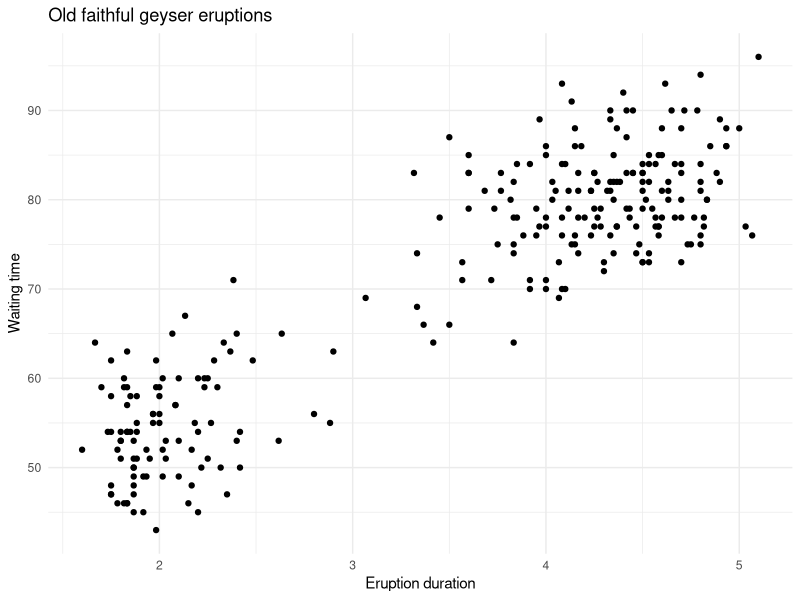
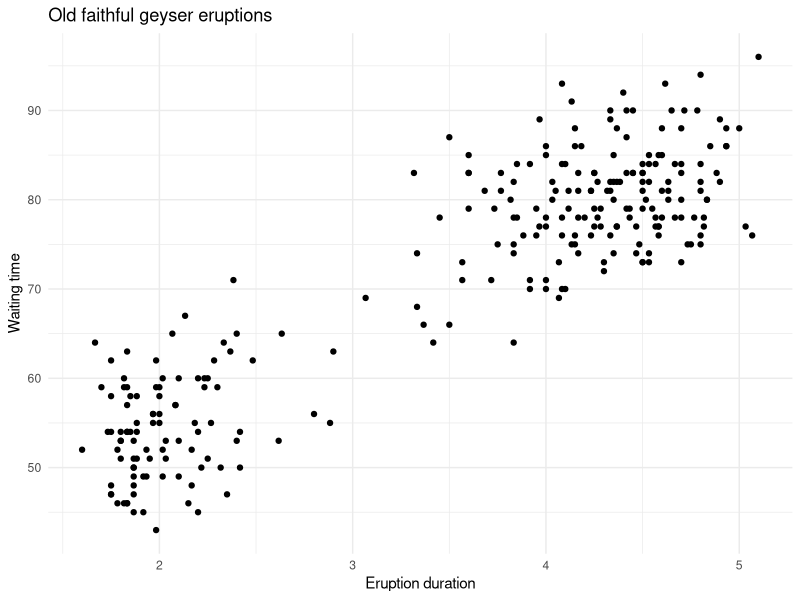

Recreate these plots in R, in order. (Note: this script raises an error after producing the figures.)
# R code for clustering lectures
setwd("D:/surfdrive/PhD/Teaching/DataWrangling/Material_clustering_week/Lectures/")
library(tidyverse)
library(patchwork)
library(mclust)


# lecture 1 ----
faithful %>% 
  ggplot(aes(x = eruptions, y = waiting)) +
  geom_point() +
  theme_minimal() +
  labs(title = "Old faithful geyser eruptions",
       x = "Eruption duration", y = "Waiting time")
ggsave("img/faithful.png", width = 6, height = 4, dpi = 300)

dd <- dist(scale(faithful))
hc <- hclust(dd, method = "average")
den <- ggdendrogram(hc, labels = FALSE, rotate = TRUE) + 
  theme_minimal() +
  labs(x = "Observation", y = "Mean intercluster dissimilarity",
       title = "Old faithful hierarchical clustering with average linkage")
den
ggsave("img/hclust.png", width = 6, height = 4, dpi = 300)

den +
  geom_hline(yintercept = c(.83, 1, 2), linetype = 2) +
  scale_y_continuous(breaks = c(0, .83, 1, 2))
ggsave("img/hclust2.png", width = 6, height = 4, dpi = 300)


f9 <- faithful %>% 
  ggplot(aes(x = eruptions, y = waiting, 
             color = as_factor(cutree(hc, h = .83)))) +
  geom_point() +
  theme_minimal() +
  labs(title = "Cutoff = 0.83 || 4 clusters",
       x = "Eruption duration", y = "Waiting time", colour = "cluster") +
  theme(legend.position = "n")
f11 <- faithful %>% 
  ggplot(aes(x = eruptions, y = waiting, 
             color = as_factor(cutree(hc, h = 1)))) +
  geom_point() +
  theme_minimal() +
  labs(title = "Cutoff = 1 || 3 clusters",
       x = "Eruption duration", y = "Waiting time", colour = "cluster") +
  theme(legend.position = "n")
f20 <- faithful %>% 
  ggplot(aes(x = eruptions, y = waiting, 
             color = as_factor(cutree(hc, h = 2)))) +
  geom_point() +
  theme_minimal() +
  labs(title = "Cutoff = 2 || 2 clusters",
       x = "Eruption duration", y = "Waiting time", colour = "cluster") +
  theme(legend.position = "n")

f9 + f11 + f20

ggsave("img/faithful3.png", width = 11, height = 5, dpi = 300)


set.seed(45)
km  <- kmeans(scale(faithful), 2)
km2 <- kmeans(scale(faithful), 2)
km3 <- kmeans(scale(faithful), 2)
ff1 <- faithful %>% 
  ggplot(aes(x = eruptions, y = waiting, color = as_factor(km$cluster))) +
  geom_point() +
  theme_minimal() +
  labs(title = "K-means 1",
       x = "Eruption duration", y = "Waiting time") +
  scale_colour_manual(values = c("black", "grey"), guide = FALSE)
ff1 + ggtitle("Old faithful geyser eruptions (clustered)")
ggsave("img/faithful2.png", width = 6, height = 4, dpi = 300)

ff2 <- faithful %>% 
  ggplot(aes(x = eruptions, y = waiting, color = as_factor(km2$cluster))) +
  geom_point() +
  theme_minimal() +
  labs(title = "K-means 2",
       x = "Eruption duration", y = "Waiting time") +
  scale_colour_manual(values = c("black", "grey"), guide = FALSE)


ff3 <- faithful %>% 
  ggplot(aes(x = eruptions, y = waiting, color = as_factor(km3$cluster))) +
  geom_point() +
  theme_minimal() +
  labs(title = "K-means 3",
       x = "Eruption duration", y = "Waiting time") +
  scale_colour_manual(values = c("black", "grey"), guide = FALSE)

ff1 + ff2 + ff3
ggsave("labelswitch.png", width = 11, height = 5, dpi = 300)


# Lecture 2 ----

km <- kmeans(scale(faithful), 2, iter.max = 100, nstart = 10)
center_df <- data.frame(km$centers) %>% 
  mutate(cluster = as_factor(c(1, 2)))
data.frame(scale(faithful)) %>% 
  ggplot(aes(x = eruptions, y = waiting)) +
  geom_point(aes(colour = as_factor(km$cluster))) +
  geom_point(data = center_df, aes(fill = cluster), size = 4, pch = 21) +
  geom_point(data = center_df, aes(fill = cluster), alpha = 0.2, size = 109, 
             pch = 21, colour = "transparent") +
  geom_point(data = center_df, aes(fill = cluster), alpha = 0.2, size = 80, 
             pch = 21, colour = "transparent") +
  geom_point(data = center_df, aes(fill = cluster), alpha = 0.2, size = 40, 
             pch = 21, colour = "transparent") +
  coord_fixed() +
  theme(legend.position = "n") +
  ggtitle("K-means with euclidian distance")
ggsave("img/kmeanscircle.png", width = 4.74, height = 5.81)




fit_equal <- Mclust(faithful, G = 2, modelNames = "EEE")
fit_diff  <- Mclust(faithful, G = 2, modelNames = "VVV")


png("img/likmclust.png", 800*300/72, 400*300/72, res = 300)
par(mfrow = c(1, 2))
surfacePlot(faithful, fit_equal$parameters, type = "persp", shade = 0.5)
surfacePlot(faithful, fit_equal$parameters, type = "contour")
dev.off()


png("img/mclust.png", 800*300/72, 400*300/72, res = 300)
par(mfrow = c(1, 2))
surfacePlot(faithful, fit_equal$parameters, type = "hdr", 
            prob = c(.9999, .99, .95, .8, .5, .25))
points(faithful)
mtext("Equal volume, shape, orientation", 3, line = 1, cex = 1.2)
surfacePlot(faithful, fit_diff$parameters, type = "hdr", 
            prob = c(.9999, .99, .95, .8, .5, .25), 
            main = "Variable volume, shape, orientation")
points(faithful)
mtext("Variable volume, shape, orientation", 3, line = 1, cex = 1.2)
dev.off()
